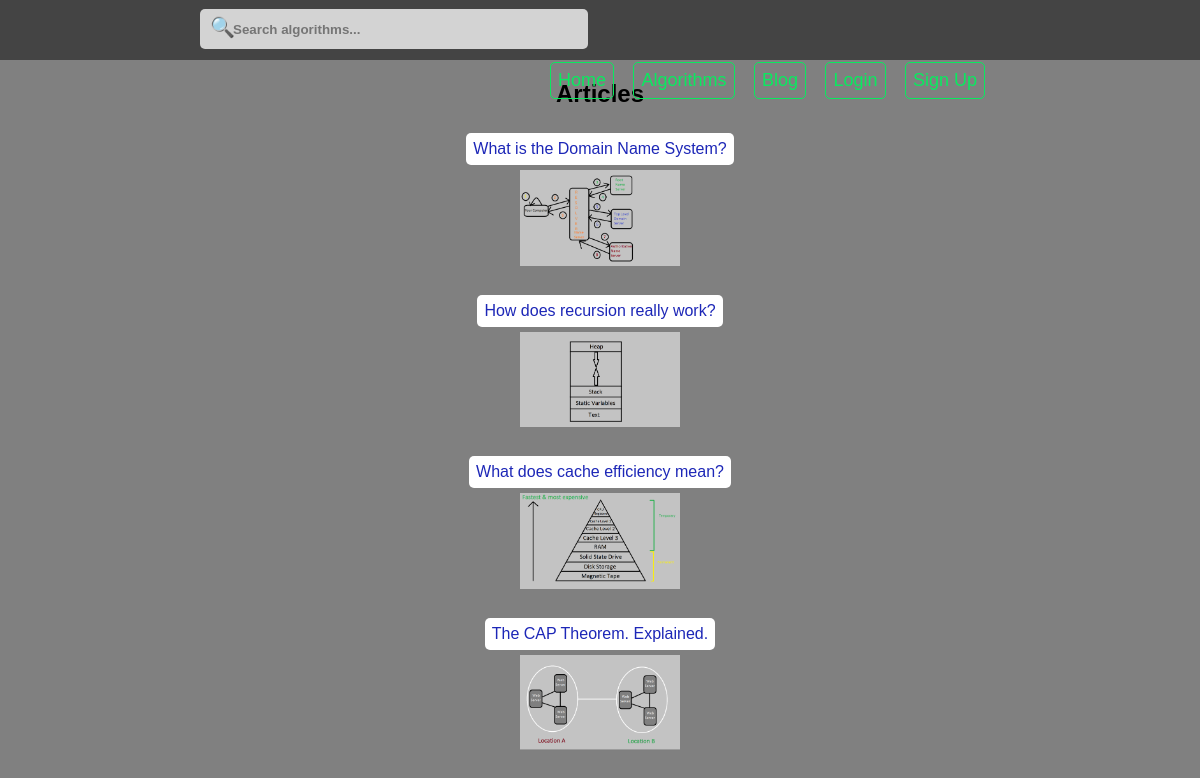
The app's page /articles/ with its own data.
### blog/models.py (models this page shows, shortened)
class Blog(models.Model):
	title = models.CharField(max_length = 300)
	friendly_title = models.SlugField(unique = False, default = None)
	image = models.FileField(null = True, blank = True)
	content = models.TextField()
	created_at = models.DateTimeField(auto_now = False, auto_now_add = True)
	updated_at = models.DateTimeField(auto_now = True, auto_now_add = False)
	class Meta:
		ordering = ['created_at']

### blog/views.py (the view)
# urls.py: url(r'^articles/$', blogs_home, name = 'blogs_home'),
def blogs_home(request):
	blogs = Blog.objects.all()
	items = { 'blogs': blogs, 'title': 'Articles' }
	return render(request, 'blogs/blogs_home.html', items)

### templates/blogs/blogs_home.html (shortened to what this page needs)
{% extends 'base.html' %}
{% load staticfiles %}
{% block css %}
	<link rel="stylesheet" type="text/css" href="{% static 'css/list_of_blogs.css' %}">
{% endblock css %}
{% block main %}
	<h2>
		Articles
	</h2>
    <div class='specific-type-blogs'>
    	<div class="list_of_blogs">
			{% for blog in blogs %}
    			<div class='blog-in-list'>
    				<a href="{% url 'blog:show' blog.friendly_title %}" class="blog_button">{{ blog.title }}</a>
                    <br/>
                    {% if blog.image %}
                        <a href="{% url 'blog:show' blog.friendly_title %}">
                            <img src="{{ blog.image.url }}" width="160">
                        </a>
                    {% endif %}
                    <br/>
    			</div>
    		{% endfor %}
    	</div>
    </div>
{% endblock main %}

### static_files/css/main.css (style rules this page uses)
body { margin: 0; padding: 0; background: grey; }
a { text-decoration: none; display: inline-block; }

### static_files/css/list_of_blogs.css (style rules this page uses)
.blog-in-list { margin-bottom: 20px; }
.blog_button { border-radius: 5px; padding: 7px; margin: 5px; color: rgb(29, 39, 183); background: white; font-size: 16px; }

### records on screen
Blog: title "What is the Domain Name System?", image (picture)
Blog: title "How does recursion really work?", image (picture)
Blog: title "What does cache efficiency mean?", image (picture)
Blog: title "The CAP Theorem. Explained.", image (picture)
